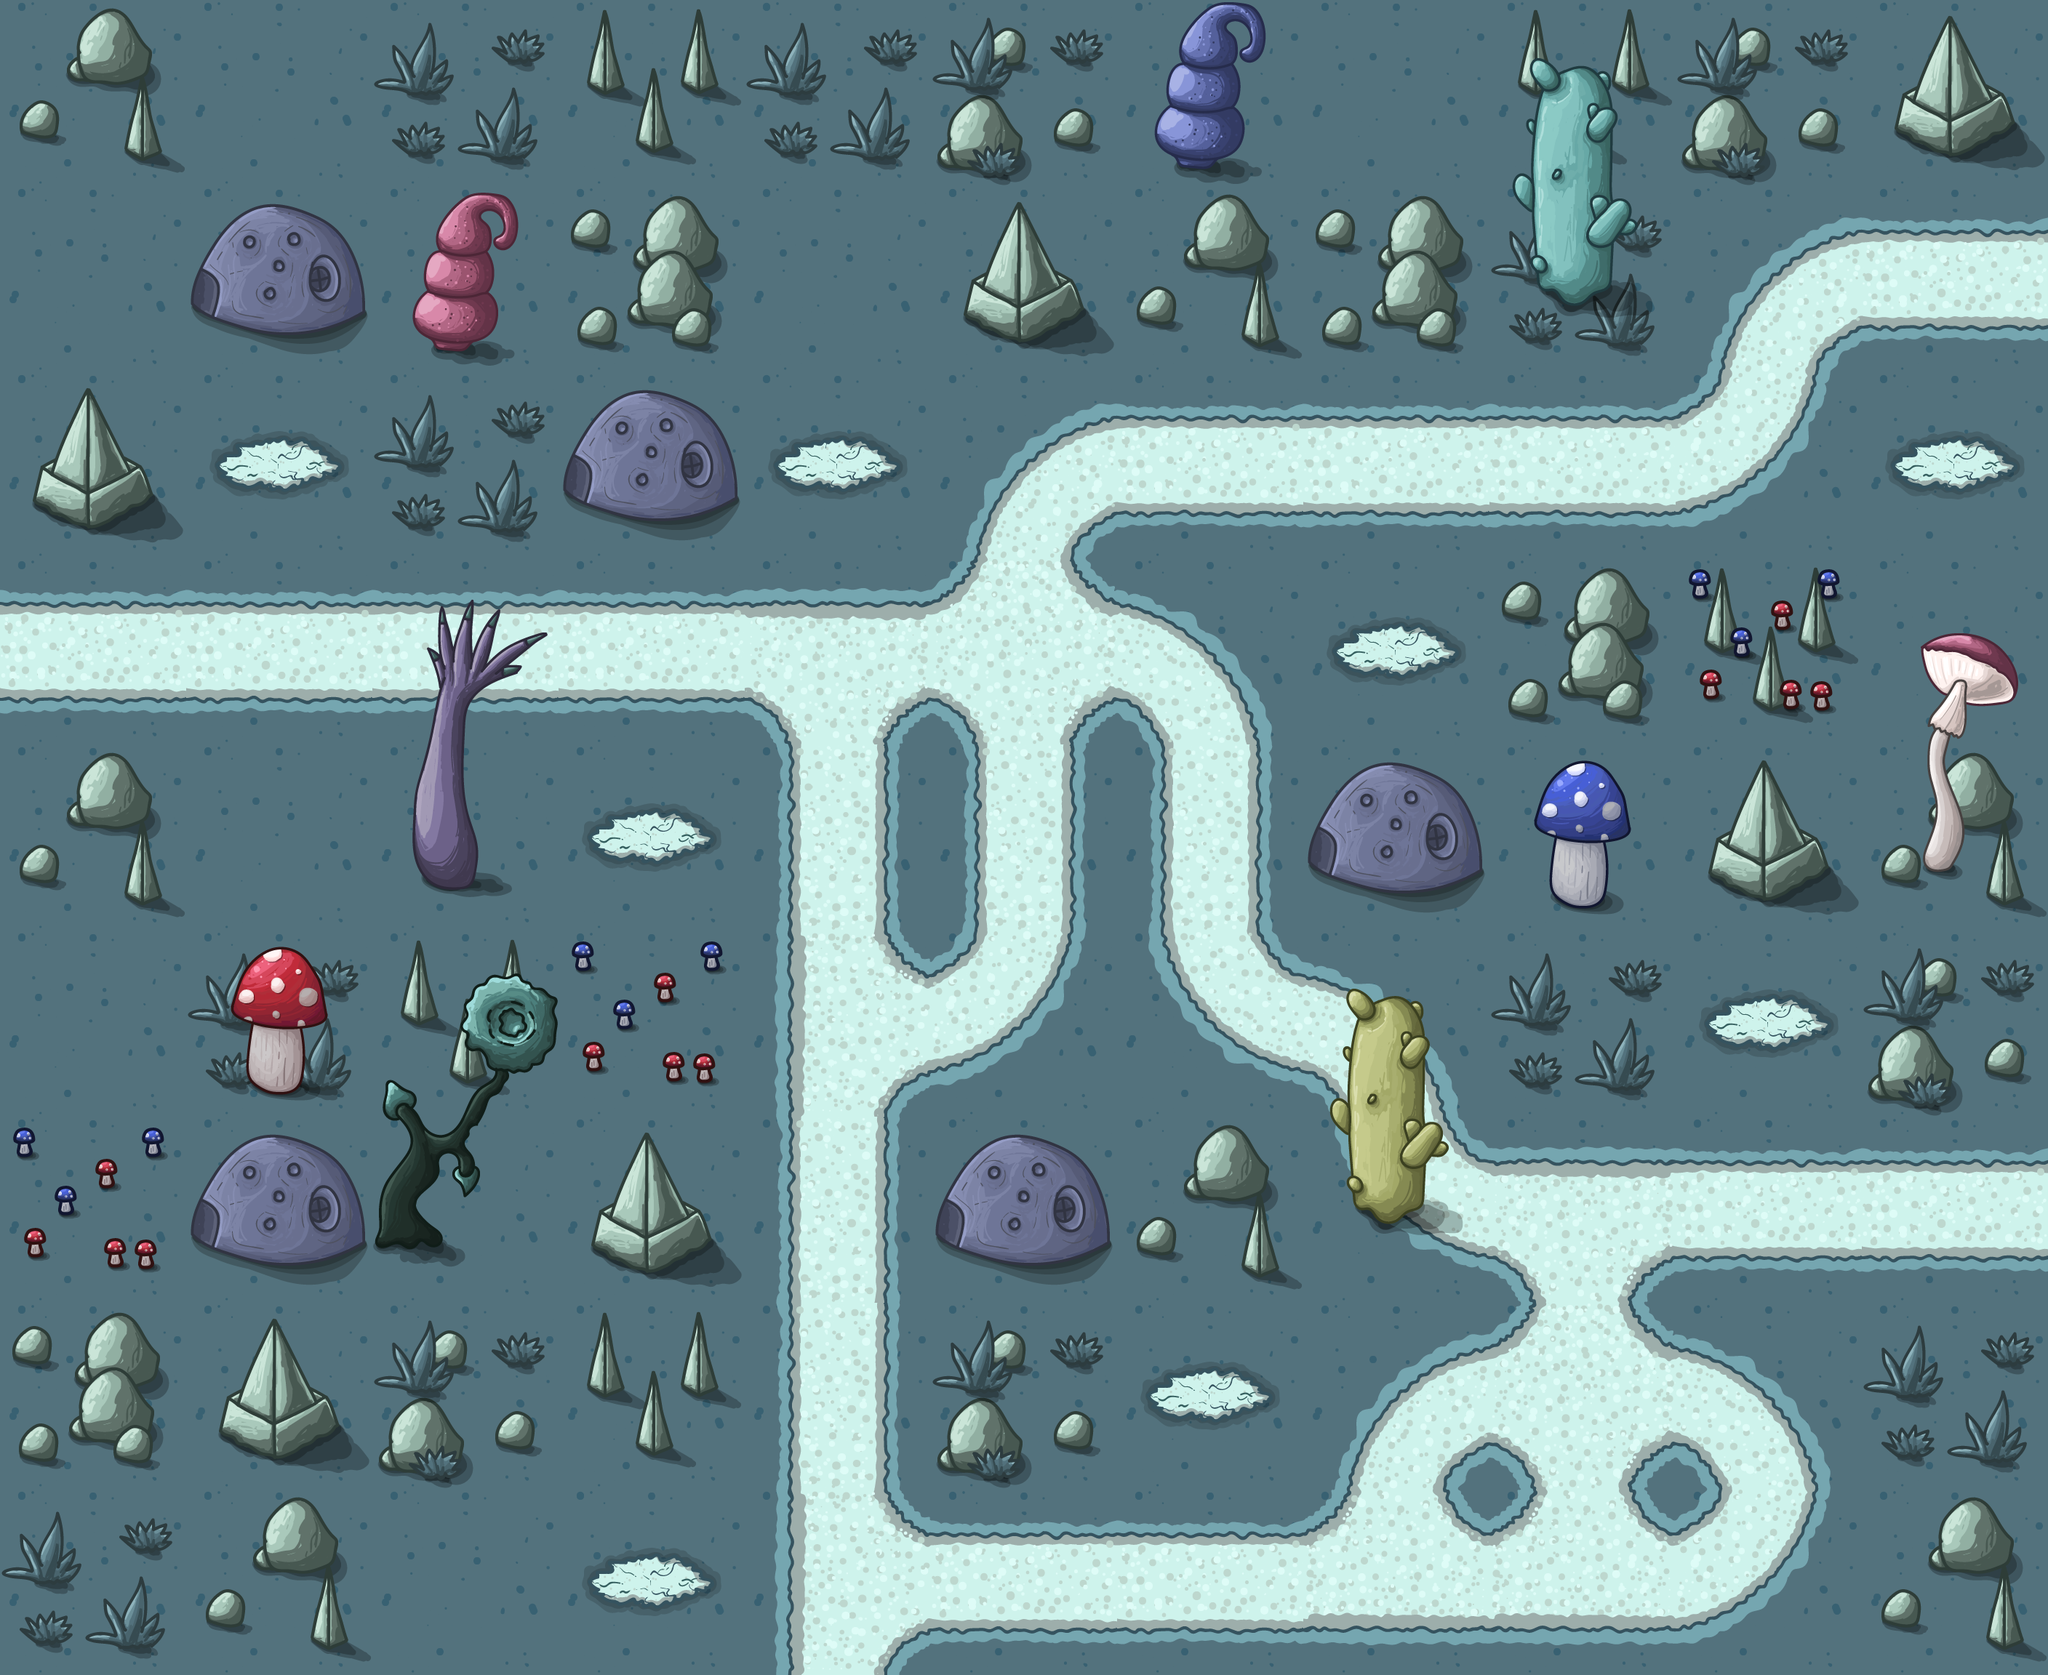

The image is a tile-based game level rendered from a .tmx file. Its description and complete source (layers, tilesets, objects, tile grids) follow:
An orthogonal 11x9 tile map with 256x256 px tiles, 5 tile layers (bg, road, obj, stone/bush, ...).

<map version="1.5" tiledversion="1.7.2" orientation="orthogonal" renderorder="right-down" width="11" height="9" tilewidth="256" tileheight="256" infinite="0" nextlayerid="8" nextobjectid="1">
 <tileset firstgid="1" name="tail" tilewidth="256" tileheight="256" tilecount="39" columns="0">
  <grid orientation="orthogonal" width="1" height="1" />
  <tile id="40">
   <image width="256" height="256" source="../PNG/tail_9/1.png" />
  </tile>
  <tile id="41">
   <image width="256" height="256" source="../PNG/tail_9/2.png" />
  </tile>
  <tile id="42">
   <image width="256" height="256" source="../PNG/tail_9/3.png" />
  </tile>
  <tile id="43">
   <image width="256" height="256" source="../PNG/tail_9/4.png" />
  </tile>
  <tile id="44">
   <image width="256" height="256" source="../PNG/tail_9/5.png" />
  </tile>
  <tile id="45">
   <image width="256" height="256" source="../PNG/tail_9/6.png" />
  </tile>
  <tile id="46">
   <image width="256" height="256" source="../PNG/tail_9/7.png" />
  </tile>
  <tile id="47">
   <image width="256" height="256" source="../PNG/tail_9/8.png" />
  </tile>
  <tile id="48">
   <image width="256" height="256" source="../PNG/tail_9/9.png" />
  </tile>
  <tile id="49">
   <image width="256" height="256" source="../PNG/tail_9/10.png" />
  </tile>
  <tile id="50">
   <image width="256" height="256" source="../PNG/tail_9/11.png" />
  </tile>
  <tile id="51">
   <image width="256" height="256" source="../PNG/tail_9/12.png" />
  </tile>
  <tile id="52">
   <image width="256" height="256" source="../PNG/tail_9/13.png" />
  </tile>
  <tile id="53">
   <image width="256" height="256" source="../PNG/tail_9/14.png" />
  </tile>
  <tile id="54">
   <image width="256" height="256" source="../PNG/tail_9/15.png" />
  </tile>
  <tile id="55">
   <image width="256" height="256" source="../PNG/tail_9/16.png" />
  </tile>
  <tile id="56">
   <image width="256" height="256" source="../PNG/tail_9/17.png" />
  </tile>
  <tile id="57">
   <image width="256" height="256" source="../PNG/tail_9/18.png" />
  </tile>
  <tile id="58">
   <image width="256" height="256" source="../PNG/tail_9/19.png" />
  </tile>
  <tile id="59">
   <image width="256" height="256" source="../PNG/tail_9/20.png" />
  </tile>
  <tile id="60">
   <image width="256" height="256" source="../PNG/tail_9/21.png" />
  </tile>
  <tile id="61">
   <image width="256" height="256" source="../PNG/tail_9/22.png" />
  </tile>
  <tile id="62">
   <image width="256" height="256" source="../PNG/tail_9/23.png" />
  </tile>
  <tile id="63">
   <image width="256" height="256" source="../PNG/tail_9/24.png" />
  </tile>
  <tile id="64">
   <image width="256" height="256" source="../PNG/tail_9/25.png" />
  </tile>
  <tile id="65">
   <image width="256" height="256" source="../PNG/tail_9/26.png" />
  </tile>
  <tile id="66">
   <image width="256" height="256" source="../PNG/tail_9/27.png" />
  </tile>
  <tile id="67">
   <image width="256" height="256" source="../PNG/tail_9/28.png" />
  </tile>
  <tile id="68">
   <image width="256" height="256" source="../PNG/tail_9/29.png" />
  </tile>
  <tile id="69">
   <image width="256" height="256" source="../PNG/tail_9/30.png" />
  </tile>
  <tile id="70">
   <image width="256" height="256" source="../PNG/tail_9/31.png" />
  </tile>
  <tile id="71">
   <image width="256" height="256" source="../PNG/tail_9/32.png" />
  </tile>
  <tile id="72">
   <image width="256" height="256" source="../PNG/tail_9/33.png" />
  </tile>
  <tile id="73">
   <image width="256" height="256" source="../PNG/tail_9/34.png" />
  </tile>
  <tile id="74">
   <image width="256" height="256" source="../PNG/tail_9/35.png" />
  </tile>
  <tile id="75">
   <image width="256" height="256" source="../PNG/tail_9/36.png" />
  </tile>
  <tile id="76">
   <image width="256" height="256" source="../PNG/tail_9/37.png" />
  </tile>
  <tile id="77">
   <image width="256" height="256" source="../PNG/tail_9/38.png" />
  </tile>
  <tile id="78">
   <image width="256" height="256" source="../PNG/tail_9/39.png" />
  </tile>
 </tileset>
 <layer id="4" name="bg" width="11" height="9">
  <data encoding="csv">
53,53,53,53,53,53,53,53,53,53,53,
53,53,53,53,53,53,53,53,53,53,53,
53,53,53,53,53,53,53,53,53,53,53,
53,53,53,53,53,53,53,53,53,53,53,
53,53,53,53,53,53,53,53,53,53,53,
53,53,53,53,53,53,53,53,53,53,53,
53,53,53,53,53,53,53,53,53,53,53,
53,53,53,53,53,53,53,53,53,53,53,
53,53,53,53,53,53,53,53,53,53,53
</data>
 </layer>
 <layer id="1" name="road" width="11" height="9">
  <data encoding="csv">
0,0,0,0,0,0,0,0,0,0,0,
0,0,0,0,0,0,0,0,0,41,46,
0,54,0,0,54,41,46,46,46,44,54,
46,46,46,46,47,48,42,54,0,0,0,
0,0,0,54,45,45,45,0,0,0,0,
0,0,0,0,1610612783,44,43,42,0,54,0,
0,0,0,0,45,0,0,43,47,46,46,
0,0,0,0,45,0,54,41,48,42,0,
0,0,0,54,1610612783,46,46,3221225519,3221225519,44,0
</data>
 </layer>
 <layer id="5" name="obj" width="11" height="9">
  <data encoding="csv">
0,0,0,0,0,0,0,0,0,0,56,
0,55,0,0,0,56,0,0,0,0,0,
56,0,0,55,0,0,0,0,0,0,0,
0,0,0,0,0,0,0,0,0,0,0,
0,0,0,0,0,0,0,55,0,56,0,
0,0,0,0,0,0,0,0,0,0,0,
0,55,0,56,0,55,0,0,0,0,0,
0,56,0,0,0,0,0,0,0,0,0,
0,0,0,0,0,0,0,0,0,0,0
</data>
 </layer>
 <layer id="7" name="stone/bush" width="11" height="9">
  <data encoding="csv">
58,0,60,57,60,61,0,0,57,61,0,
0,0,0,59,0,0,58,59,60,0,0,
0,0,60,0,0,0,0,0,0,0,0,
0,0,0,0,0,0,0,0,59,57,0,
58,0,0,0,0,0,0,0,0,0,58,
0,60,57,0,0,0,0,0,60,0,61,
0,0,0,0,0,0,58,0,0,0,0,
59,0,61,57,0,61,0,0,0,0,60,
60,58,0,0,0,0,0,0,0,0,58
</data>
 </layer>
 <layer id="6" name="tree" width="11" height="9">
  <data encoding="csv">
0,0,0,0,0,0,68,0,76,0,0,
0,0,69,0,0,0,0,0,77,0,0,
0,0,0,0,0,0,0,0,0,0,0,
0,0,74,0,0,0,0,0,0,62,70,
0,0,75,0,0,0,0,0,67,0,71,
0,66,78,62,0,0,0,72,0,0,0,
62,0,79,0,0,0,0,73,0,0,0,
0,0,0,0,0,0,0,0,0,0,0,
0,0,0,0,0,0,0,0,0,0,0
</data>
 </layer>
</map>